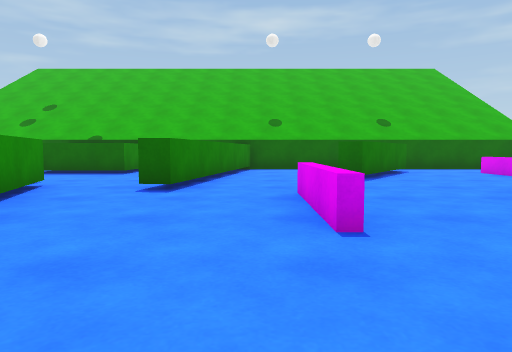
view 1 (above)

18 first-person views from a walk through a scene from a Unity 3-D project. The camera is 0.6 m above the floor, tilts 4° down and sees 70° across. The floor is counted in squares, 1 m on a side. Each view is taken from the middle of a square. On the plan, view 1 faces up. The plan holds only what a view shows up to about 10 squares ahead; the rest is blank. The place goes on beyond the plan. The player character is not drawn. Surface patterns are stand-ins for the level's own textures.

view 2
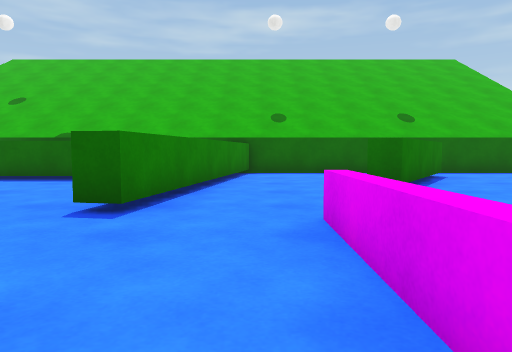

view 3
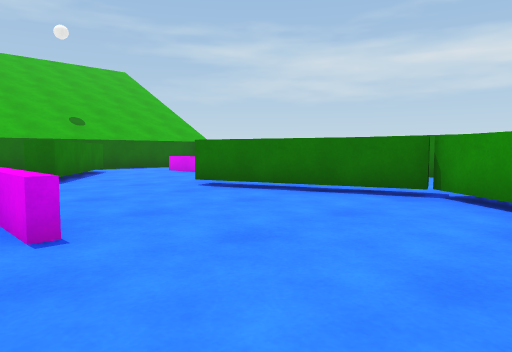

view 4
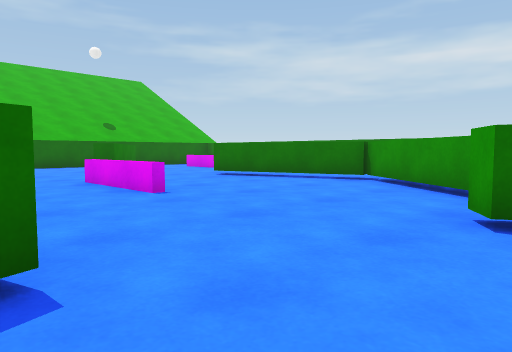

view 5
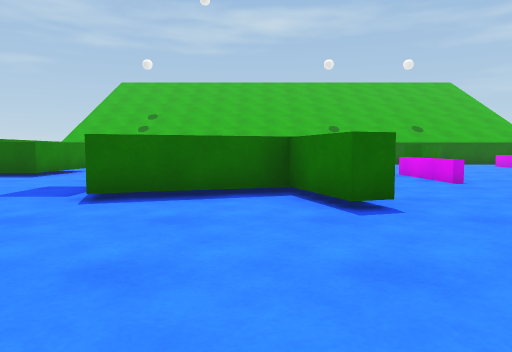

view 6
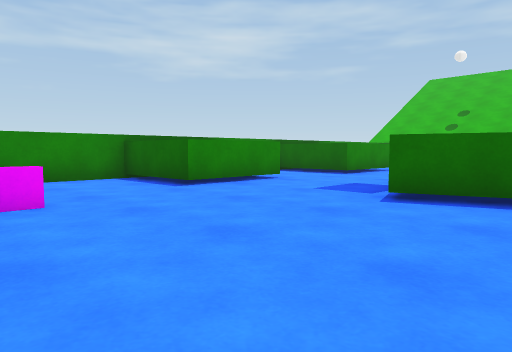

view 7
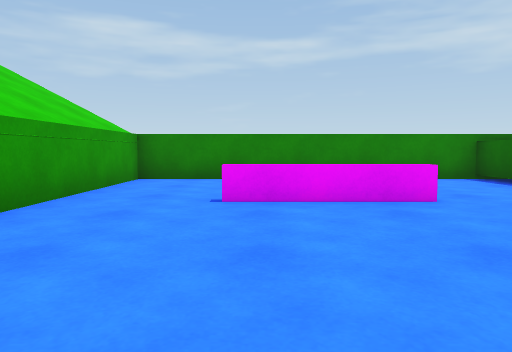

view 8
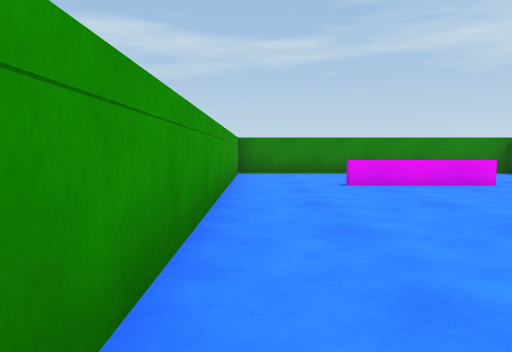

view 9
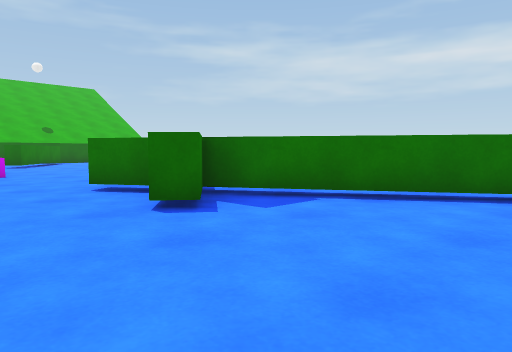

view 10
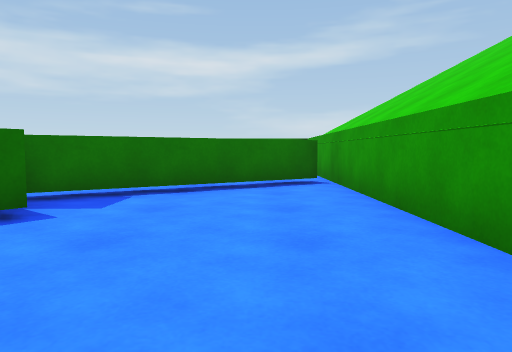

view 11
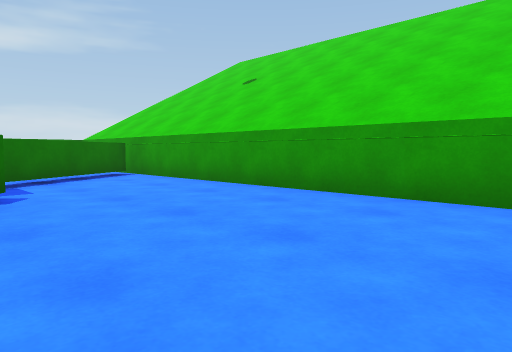

view 12
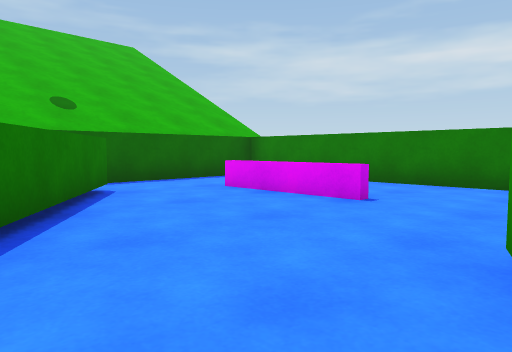

view 13
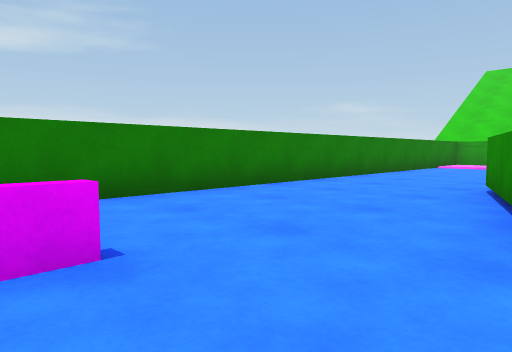

view 14
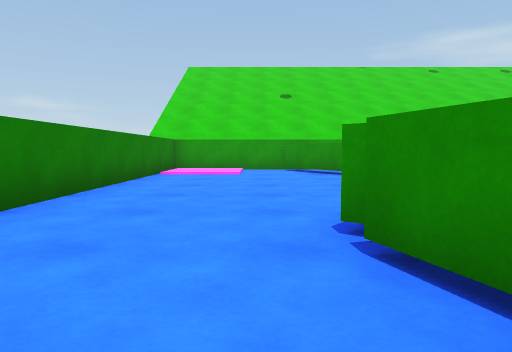

view 15
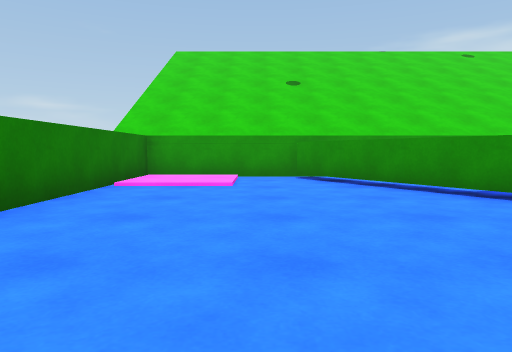

view 16
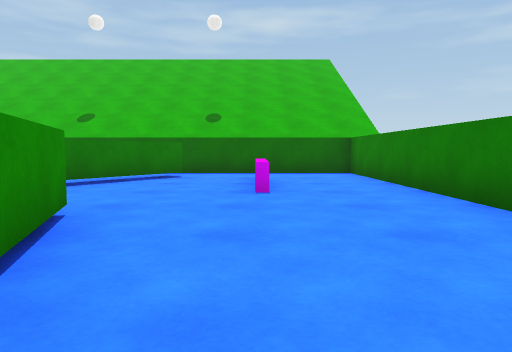

view 17
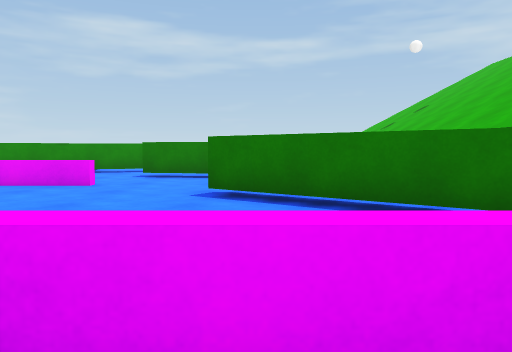

view 18
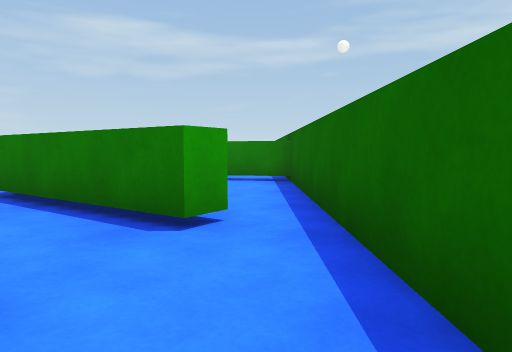

### Floor plan
Key: @ floor where view 1 was taken; # wall or solid block; x gap in a wall; . main floor; : floor 0.05 m higher than the main floor; = window, fence, low wall or low ledge; ^ raised ledge.
Columns run from 11 left of view 1 to 9 right of it. Each row starts with its distance up from view 1.
 12           ###########
 11           #....x....#
 10       ^^  #...##....#
  9       ... #..##..^..#
  8       ... #..#...^..#
  7        ...#......=..#
  6    ^   #..#.........#
  5   ^^.  ##...=..#....#
  4   ...   #...=..#....#
  3   ....  #...=..##...#
  2   ^...  #.......#...#
  1   ^...####.....##...#
  0 #^^......#.@..##....#
 -1 #.............#.....#
 -2 #...........###.....#
 -3 #  .=.......###.....#
 -4 #   =.........#.....#
 -5 #...=.........##....#
 -6 #..............#..::#
 -7 #..............##.::#
 -8 #####################

Positions as (right, up) in squares from view 1, and headings:
1: (0, 0), facing up
2: (0, 2), facing up
3: (0, 0), facing up-right
4: (-2, -2), facing up-right
5: (-3, -4), facing up
6: (-3, -4), facing up-left
7: (-3, -5), facing left
8: (-1, -7), facing left
9: (-1, -7), facing up-right
10: (-2, -6), facing right
11: (-4, -3), facing down-right
12: (2, 5), facing up-right
13: (4, 8), facing down-right
14: (6, 4), facing down
15: (6, 1), facing down
16: (6, 2), facing up
17: (7, 8), facing left
18: (7, 11), facing left
